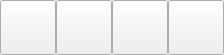
<?xml version="1.0" encoding="UTF-8"?>
<ui version="4.0">
 <class>Frame</class>
 <widget class="QFrame" name="Frame">
  <property name="geometry">
   <rect>
    <x>0</x>
    <y>0</y>
    <width>220</width>
    <height>54</height>
   </rect>
  </property>
  <property name="windowTitle">
   <string>Promotion</string>
  </property>
  <layout class="QGridLayout" name="gridLayout">
   <property name="leftMargin">
    <number>0</number>
   </property>
   <property name="topMargin">
    <number>0</number>
   </property>
   <property name="rightMargin">
    <number>0</number>
   </property>
   <property name="bottomMargin">
    <number>0</number>
   </property>
   <property name="spacing">
    <number>0</number>
   </property>
   <item row="0" column="2">
    <widget class="QToolButton" name="toolButton_2">
     <property name="text">
      <string/>
     </property>
     <property name="icon">
      <iconset resource="rsrc.qrc">
       <normaloff>:/Chess/resources/chess_48/Chess_blt48.png</normaloff>:/Chess/resources/chess_48/Chess_blt48.png</iconset>
     </property>
     <property name="iconSize">
      <size>
       <width>48</width>
       <height>48</height>
      </size>
     </property>
     <property name="toolButtonStyle">
      <enum>Qt::ToolButtonIconOnly</enum>
     </property>
     <property name="arrowType">
      <enum>Qt::NoArrow</enum>
     </property>
    </widget>
   </item>
   <item row="0" column="3">
    <widget class="QToolButton" name="toolButton_3">
     <property name="text">
      <string/>
     </property>
     <property name="icon">
      <iconset resource="rsrc.qrc">
       <normaloff>:/Chess/resources/chess_48/Chess_qlt48.png</normaloff>:/Chess/resources/chess_48/Chess_qlt48.png</iconset>
     </property>
     <property name="iconSize">
      <size>
       <width>48</width>
       <height>48</height>
      </size>
     </property>
     <property name="toolButtonStyle">
      <enum>Qt::ToolButtonIconOnly</enum>
     </property>
     <property name="arrowType">
      <enum>Qt::NoArrow</enum>
     </property>
    </widget>
   </item>
   <item row="0" column="0">
    <widget class="QToolButton" name="toolButton">
     <property name="icon">
      <iconset resource="rsrc.qrc">
       <normaloff>:/Chess/resources/chess_48/Chess_rlt48.png</normaloff>:/Chess/resources/chess_48/Chess_rlt48.png</iconset>
     </property>
     <property name="iconSize">
      <size>
       <width>48</width>
       <height>48</height>
      </size>
     </property>
     <property name="toolButtonStyle">
      <enum>Qt::ToolButtonIconOnly</enum>
     </property>
     <property name="arrowType">
      <enum>Qt::NoArrow</enum>
     </property>
    </widget>
   </item>
   <item row="0" column="1">
    <widget class="QToolButton" name="toolButton_4">
     <property name="text">
      <string/>
     </property>
     <property name="icon">
      <iconset resource="rsrc.qrc">
       <normaloff>:/Chess/resources/chess_48/Chess_nlt48.png</normaloff>:/Chess/resources/chess_48/Chess_nlt48.png</iconset>
     </property>
     <property name="iconSize">
      <size>
       <width>48</width>
       <height>48</height>
      </size>
     </property>
     <property name="toolButtonStyle">
      <enum>Qt::ToolButtonIconOnly</enum>
     </property>
     <property name="arrowType">
      <enum>Qt::NoArrow</enum>
     </property>
    </widget>
   </item>
  </layout>
 </widget>
 <resources>
  <include location="rsrc.qrc"/>
 </resources>
 <connections/>
</ui>
